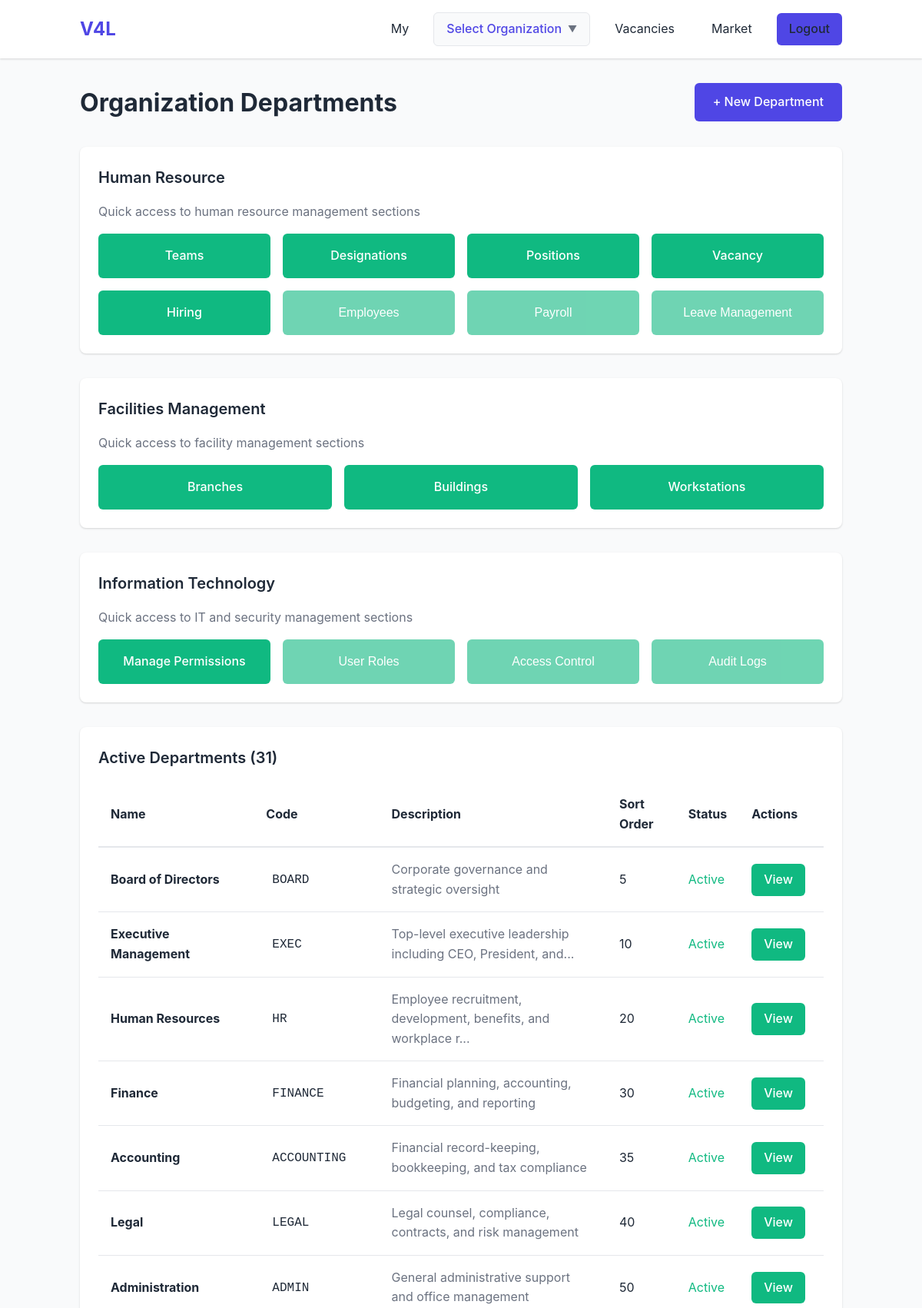
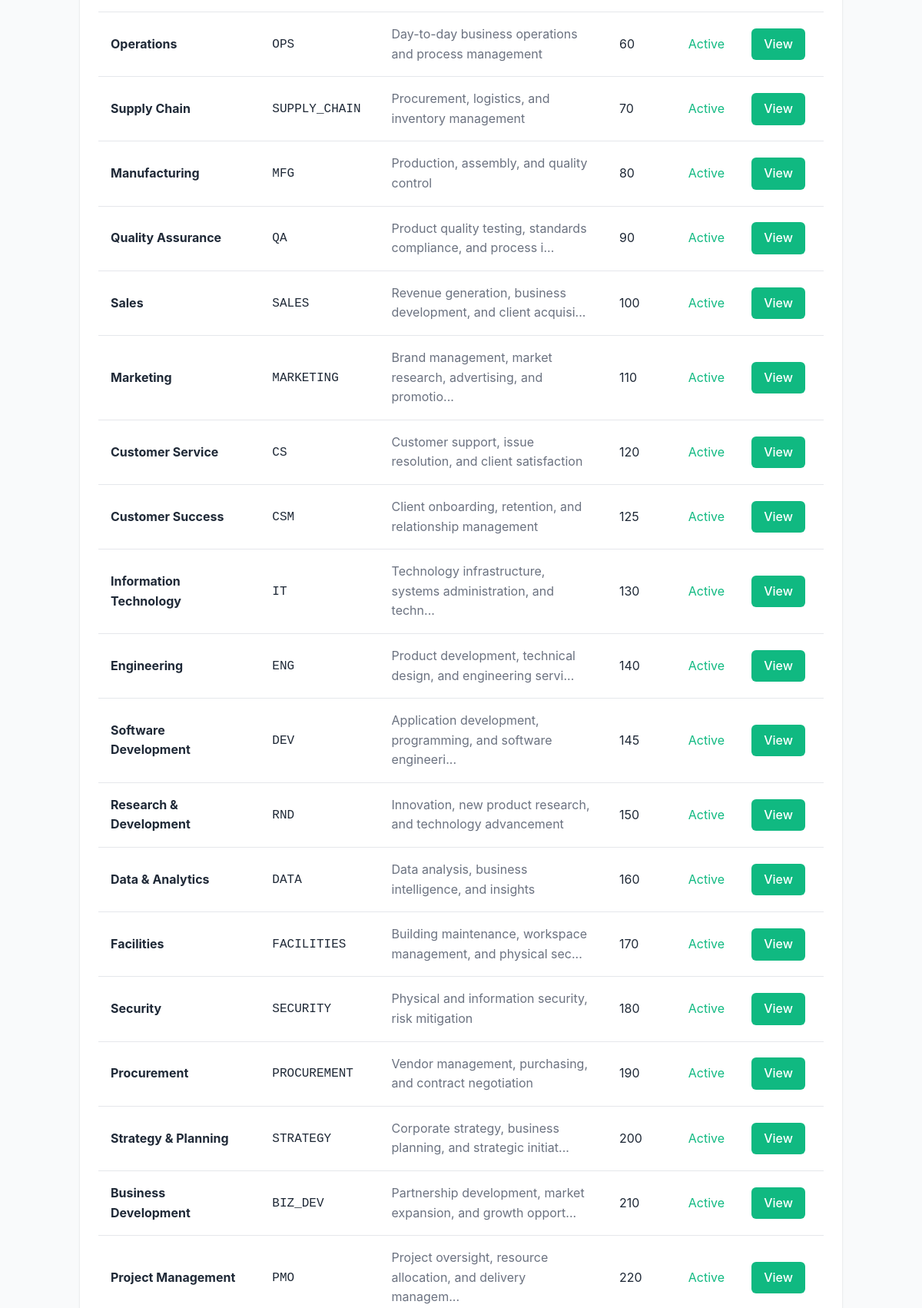
/public/organizations/departments/index.php (signed in, upper part), run on the app's committed database (2 pictures, top to bottom).
### tables this page shows
CREATE TABLE organization_departments (
    id TEXT PRIMARY KEY,
    name TEXT NOT NULL,
    code TEXT UNIQUE NOT NULL,
    description TEXT,
    parent_department_id TEXT,
    organization_id TEXT,
    is_active INTEGER DEFAULT 1,
    sort_order INTEGER DEFAULT 0,
    created_by TEXT,
    created_at TEXT DEFAULT CURRENT_TIMESTAMP,
    updated_by TEXT,
    updated_at TEXT,
    deleted_by TEXT,
    deleted_at TEXT,
    FOREIGN KEY (organization_id) REFERENCES organizations(id) ON DELETE CASCADE,
    FOREIGN KEY (parent_department_id) REFERENCES organization_departments(id) ON DELETE SET NULL,
    FOREIGN KEY (created_by) REFERENCES users(id) ON DELETE SET NULL
);

### src/classes/OrganizationDepartmentRepository.php (called while the page is built, shortened)
<?php
class OrganizationDepartmentRepository {
    private $db;
    private $tableName = 'organization_departments';
    public function __construct() {
        $this->db = Database::getInstance();
    }
    public function findAll($limit = 100, $offset = 0) {
        if ($this->db->getDriver() === 'sqlite') {
            $pdo = $this->db->getPdo();
            $stmt = $pdo->prepare("SELECT * FROM {$this->tableName}
                                   WHERE deleted_at IS NULL AND is_active = 1
                                   ORDER BY sort_order ASC, name ASC
                                   LIMIT ? OFFSET ?");
            $stmt->execute([$limit, $offset]);
            $data = $stmt->fetchAll();
            $departments = [];
            foreach ($data as $deptData) {
                $departments[] = new OrganizationDepartment($deptData);
            }
            return $departments;
        }
        return [];
    }
}

### src/includes/autoload.php (called while the page is built, shortened)
<?php
spl_autoload_register(function ($class) {
    $prefix = 'App\\';
    $base_dir = __DIR__ . '/../';
    $len = strlen($prefix);
    $relative_class = substr($class, $len);
    $file = $base_dir . str_replace('\\', '/', $relative_class) . '.php';
});

### src/classes/OrganizationDepartment.php (called while the page is built, shortened)
<?php
class OrganizationDepartment {
    private $id;
    private $name;
    private $code;
    private $description;
    private $is_active;
    private $sort_order;
    public function hydrate($data) {
        if (isset($data['id'])) $this->id = $data['id'];
        if (isset($data['name'])) $this->name = $data['name'];
        if (isset($data['code'])) $this->code = $data['code'];
        if (isset($data['description'])) $this->description = $data['description'];
        if (isset($data['is_active'])) $this->is_active = $data['is_active'];
        if (isset($data['sort_order'])) $this->sort_order = $data['sort_order'];
    }
    public function getId() {
        return $this->id;
    }
    public function getName() {
        return $this->name;
    }
    public function getCode() {
        return $this->code;
    }
    public function getDescription() {
        return $this->description;
    }
    public function getIsActive() {
        return $this->is_active;
    }
    public function getSortOrder() {
        return $this->sort_order;
    }
}

### public/organizations/departments/index.php (the view, shortened to what this page needs)
<?php
require_once __DIR__ . '/../../../src/includes/autoload.php';
$deptRepo = new OrganizationDepartmentRepository();
$departments = $deptRepo->findAll();
include __DIR__ . '/../../../views/header.php';
?>
<div class="py-4">
    <div style="display: flex; justify-content: space-between; align-items: center; margin-bottom: 2rem;">
        <h1>Organization Departments</h1>
        <a href="/organizations/departments/form/" class="btn btn-primary">+ New Department</a>
    </div>
    <div class="card" style="margin-bottom: 2rem;">
        <h2 class="card-title">Human Resource</h2>
        <p class="text-muted" style="margin-bottom: 1rem;">Quick access to human resource management sections</p>
        <div style="display: grid; grid-template-columns: repeat(auto-fit, minmax(200px, 1fr)); gap: 1rem;">
            <a href="/organizations/departments/human_resource/teams/" class="btn btn-secondary" style="padding: 1rem; text-align: center;">
                Teams
            </a>
            <a href="/organizations/departments/human_resource/designations/" class="btn btn-secondary" style="padding: 1rem; text-align: center;">
                Designations
            </a>
            <a href="/organizations/departments/human_resource/positions/" class="btn btn-secondary" style="padding: 1rem; text-align: center;">
                Positions
            </a>
            <a href="/organizations/departments/human_resource/vacancies/" class="btn btn-secondary" style="padding: 1rem; text-align: center;">
                Vacancy
            </a>
            <a href="/organizations/departments/human_resource/hiring/" class="btn btn-secondary" style="padding: 1rem; text-align: center;">
                Hiring
            </a>
            <button class="btn btn-secondary" style="padding: 1rem; opacity: 0.6;" disabled title="Coming soon">
                Employees
            </button>
            <button class="btn btn-secondary" style="padding: 1rem; opacity: 0.6;" disabled title="Coming soon">
                Payroll
            </button>
            <button class="btn btn-secondary" style="padding: 1rem; opacity: 0.6;" disabled title="Coming soon">
                Leave Management
            </button>
        </div>
    </div>
    <div class="card" style="margin-bottom: 2rem;">
        <h2 class="card-title">Facilities Management</h2>
        <p class="text-muted" style="margin-bottom: 1rem;">Quick access to facility management sections</p>
        <div style="display: grid; grid-template-columns: repeat(auto-fit, minmax(200px, 1fr)); gap: 1rem;">
            <a href="/organizations/departments/facilities/branches/" class="btn btn-secondary" style="padding: 1rem; text-align: center;">
                Branches
            </a>
            <a href="/organizations/departments/facilities/branches/buildings" class="btn btn-secondary" style="padding: 1rem; text-align: center;">
                Buildings
            </a>
            <a href="/organizations/departments/facilities/branches/buildings/workstations" class="btn btn-secondary" style="padding: 1rem; text-align: center;">
                Workstations
            </a>
        </div>
    </div>
    <div class="card" style="margin-bottom: 2rem;">
        <h2 class="card-title">Information Technology</h2>
        <p class="text-muted" style="margin-bottom: 1rem;">Quick access to IT and security management sections</p>
        <div style="display: grid; grid-template-columns: repeat(auto-fit, minmax(200px, 1fr)); gap: 1rem;">
            <a href="/organizations/departments/information_technology/entity_permissions/" class="btn btn-secondary" style="padding: 1rem; text-align: center;">
                Manage Permissions
            </a>
            <button class="btn btn-secondary" style="padding: 1rem; opacity: 0.6;" disabled title="Coming soon">
                User Roles
            </button>
            <button class="btn btn-secondary" style="padding: 1rem; opacity: 0.6;" disabled title="Coming soon">
                Access Control
            </button>
            <button class="btn btn-secondary" style="padding: 1rem; opacity: 0.6;" disabled title="Coming soon">
                Audit Logs
            </button>
        </div>
    </div>
    <div class="card">
        <h2 class="card-title">Active Departments (<?php echo count($departments); ?>)</h2>
        <?php if (empty($departments)): ?>
            <div style="text-align: center; padding: 3rem 1rem;">
                <p class="text-muted" style="font-size: 1.2rem; margin-bottom: 1rem;">No Departments Yet</p>
                <p class="text-muted" style="margin-bottom: 2rem;">Create standard department categories for your organizations.</p>
                <a href="/organizations/departments/form/" class="btn btn-primary">Create Your First Department</a>
            </div>
        <?php else: ?>
            <div style="overflow-x: auto;">
                <table style="width: 100%; border-collapse: collapse;">
                    <thead>
                        <tr style="border-bottom: 2px solid var(--border-color); text-align: left;">
                            <th style="padding: 1rem;">Name</th>
                            <th style="padding: 1rem;">Code</th>
                            <th style="padding: 1rem;">Description</th>
                            <th style="padding: 1rem;">Sort Order</th>
                            <th style="padding: 1rem;">Status</th>
                            <th style="padding: 1rem;">Actions</th>
                        </tr>
                    </thead>
                    <tbody>
                        <?php foreach ($departments as $dept): ?>
                            <tr style="border-bottom: 1px solid var(--border-color);">
                                <td style="padding: 1rem;">
                                    <strong><?php echo htmlspecialchars($dept->getName()); ?></strong>
                                </td>
                                <td style="padding: 1rem;">
                                    <code style="background: var(--bg-light); padding: 0.25rem 0.5rem; border-radius: 4px;">
                                        <?php echo htmlspecialchars($dept->getCode()); ?>
                                    </code>
                                </td>
                                <td style="padding: 1rem;">
                                    <?php if ($dept->getDescription()): ?>
                                        <span class="text-muted"><?php echo htmlspecialchars(substr($dept->getDescription(), 0, 60)); ?><?php echo strlen($dept->getDescription()) > 60 ? '...' : ''; ?></span>
                                    <?php else: ?>
                                        <span class="text-muted">-</span>
                                    <?php endif; ?>
                                </td>
                                <td style="padding: 1rem;">
                                    <?php echo $dept->getSortOrder(); ?>
                                </td>
                                <td style="padding: 1rem;">
                                    <?php if ($dept->getIsActive()): ?>
                                        <span style="color: var(--secondary-color);">Active</span>
                                    <?php else: ?>
                                        <span style="color: var(--text-light);">Inactive</span>
                                    <?php endif; ?>
                                </td>
                                <td style="padding: 1rem; white-space: nowrap;">
                                    <a href="/organizations/departments/view/?id=<?php echo $dept->getId(); ?>" class="btn btn-secondary" style="padding: 0.5rem 1rem; margin-right: 0.5rem;">View</a>
                                </td>
                            </tr>
                        <?php endforeach; ?>
                    </tbody>
                </table>
            </div>
        <?php endif; ?>
    </div>
</div>
<?php include __DIR__ . '/../../../views/footer.php'; ?>

### public/css/style.css (style rules this page uses)
* { margin: 0; padding: 0; box-sizing: border-box; }
:root { --primary-color: #4F46E5; --primary-dark: #4338CA; --secondary-color: #10B981; --danger-color: #EF4444; --warning-color: #F59E0B; --text-color: #1F2937; --text-light: #6B7280; --bg-color: #F9FAFB; --white: #FFFFFF; --border-color: #E5E7EB; --shadow: 0 1px 3px 0 rgba(0, 0, 0, 0.1), 0 1px 2px 0 rgba(0, 0, 0, 0.06); --shadow-md: 0 4px 6px -1px rgba(0, 0, 0, 0.1), 0 2px 4px -1px rgba(0, 0, 0, 0.06); --shadow-lg: 0 10px 15px -3px rgba(0, 0, 0, 0.1), 0 4px 6px -2px rgba(0, 0, 0, 0.05); }
body { font-family: -apple-system, BlinkMacSystemFont, 'Segoe UI', Roboto, 'Helvetica Neue', Arial, sans-serif; color: var(--text-color); background-color: var(--bg-color); line-height: 1.6; font-size: 16px; }
.btn { display: inline-block; padding: 0.75rem 1.5rem; border: none; border-radius: 0.375rem; font-size: 1rem; font-weight: 500; text-align: center; cursor: pointer; transition: all 0.2s; text-decoration: none; }
.btn-primary { background-color: var(--primary-color); color: var(--white); }
.btn-secondary { background-color: var(--secondary-color); color: var(--white); }
.btn:disabled { opacity: 0.5; cursor: not-allowed; }
.card { background-color: var(--white); border-radius: 0.5rem; box-shadow: var(--shadow); padding: 1.5rem; margin-bottom: 1.5rem; }
.card-title { font-size: 1.25rem; font-weight: 600; margin-bottom: 1rem; }
.py-4 { padding-top: 2rem; padding-bottom: 2rem; }
.text-muted { color: var(--text-light); }

### data on the page
organization_departments: name "Board of Directors", code "BOARD", description "Corporate governance and strategic oversight", sort_order "5", is_active "Active"
organization_departments: name "Executive Management", code "EXEC", description "Top-level executive leadership including CEO, President, and", sort_order "10", is_active "Active"
organization_departments: name "Human Resources", code "HR", description "Employee recruitment, development, benefits, and workplace r", sort_order "20", is_active "Active"
organization_departments: name "Finance", code "FINANCE", description "Financial planning, accounting, budgeting, and reporting", sort_order "30", is_active "Active"
organization_departments: name "Accounting", code "ACCOUNTING", description "Financial record-keeping, bookkeeping, and tax compliance", sort_order "35", is_active "Active"
organization_departments: name "Legal", code "LEGAL", description "Legal counsel, compliance, contracts, and risk management", sort_order "40", is_active "Active"
organization_departments: name "Administration", code "ADMIN", description "General administrative support and office management", sort_order "50", is_active "Active"
organization_departments: name "Operations", code "OPS", description "Day-to-day business operations and process management", sort_order "60", is_active "Active"
organization_departments: name "Supply Chain", code "SUPPLY_CHAIN", description "Procurement, logistics, and inventory management", sort_order "70", is_active "Active"
organization_departments: name "Manufacturing", code "MFG", description "Production, assembly, and quality control", sort_order "80", is_active "Active"
organization_departments: name "Quality Assurance", code "QA", description "Product quality testing, standards compliance, and process i", sort_order "90", is_active "Active"
organization_departments: name "Sales", code "SALES", description "Revenue generation, business development, and client acquisi", sort_order "100", is_active "Active"
organization_departments: name "Marketing", code "MARKETING", description "Brand management, market research, advertising, and promotio", sort_order "110", is_active "Active"
organization_departments: name "Customer Service", code "CS", description "Customer support, issue resolution, and client satisfaction", sort_order "120", is_active "Active"
organization_departments: name "Customer Success", code "CSM", description "Client onboarding, retention, and relationship management", sort_order "125", is_active "Active"
organization_departments: name "Information Technology", code "IT", description "Technology infrastructure, systems administration, and techn", sort_order "130", is_active "Active"
organization_departments: name "Engineering", code "ENG", description "Product development, technical design, and engineering servi", sort_order "140", is_active "Active"
organization_departments: name "Software Development", code "DEV", description "Application development, programming, and software engineeri", sort_order "145", is_active "Active"
organization_departments: name "Research & Development", code "RND", description "Innovation, new product research, and technology advancement", sort_order "150", is_active "Active"
organization_departments: name "Data & Analytics", code "DATA", description "Data analysis, business intelligence, and insights", sort_order "160", is_active "Active"
organization_departments: name "Facilities", code "FACILITIES", description "Building maintenance, workspace management, and physical sec", sort_order "170", is_active "Active"
organization_departments: name "Security", code "SECURITY", description "Physical and information security, risk mitigation", sort_order "180", is_active "Active"
organization_departments: name "Procurement", code "PROCUREMENT", description "Vendor management, purchasing, and contract negotiation", sort_order "190", is_active "Active"
organization_departments: name "Strategy & Planning", code "STRATEGY", description "Corporate strategy, business planning, and strategic initiat", sort_order "200", is_active "Active"
organization_departments: name "Business Development", code "BIZ_DEV", description "Partnership development, market expansion, and growth opport", sort_order "210", is_active "Active"
organization_departments: name "Project Management", code "PMO", description "Project oversight, resource allocation, and delivery managem", sort_order "220", is_active "Active"

### other printed values
count($departments) "31"
